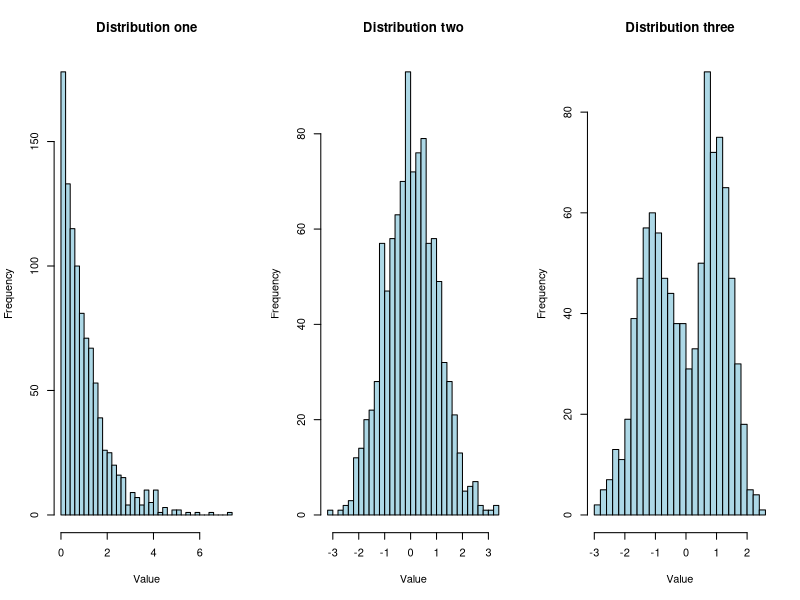
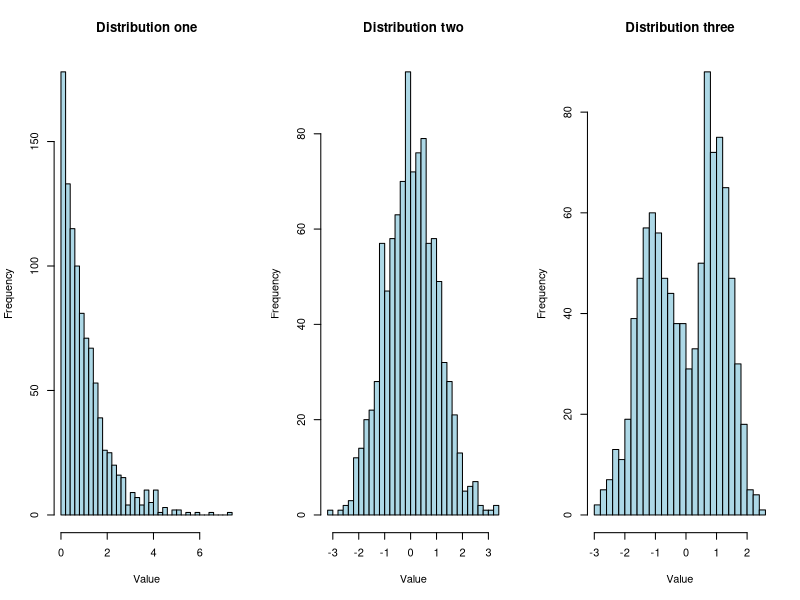
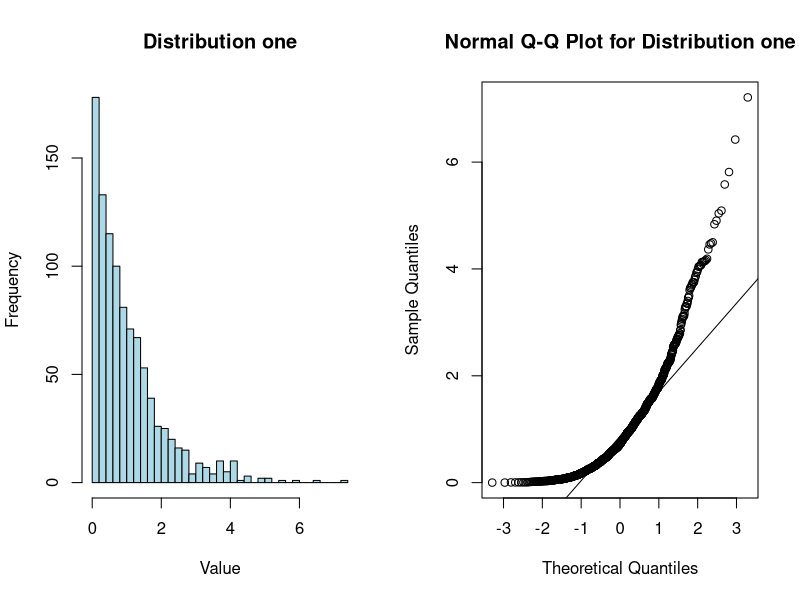
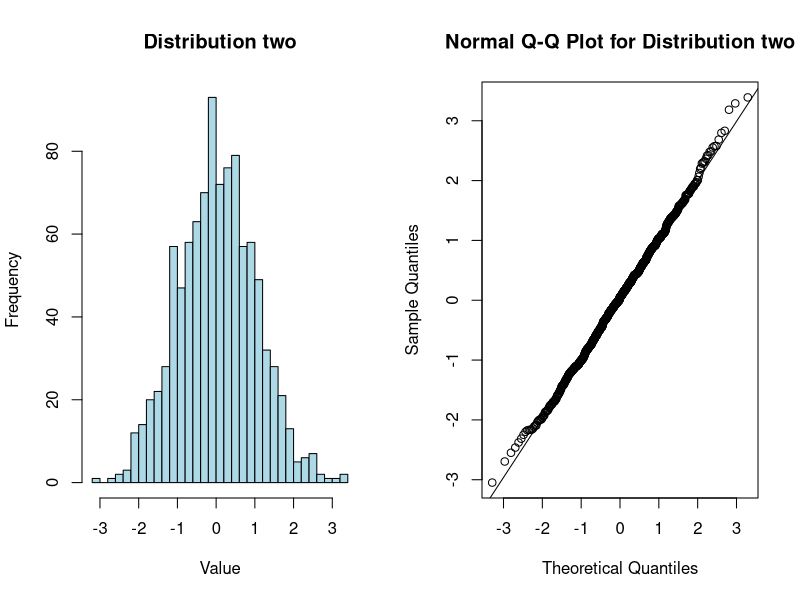
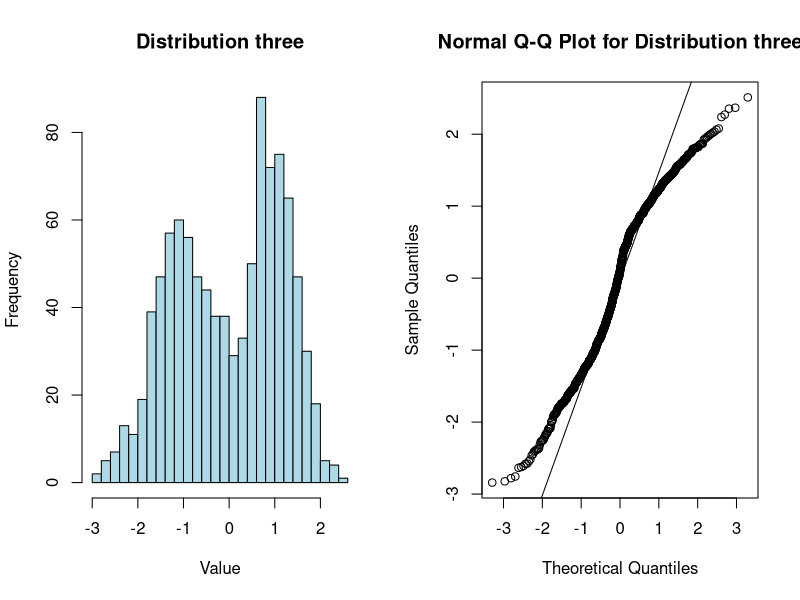
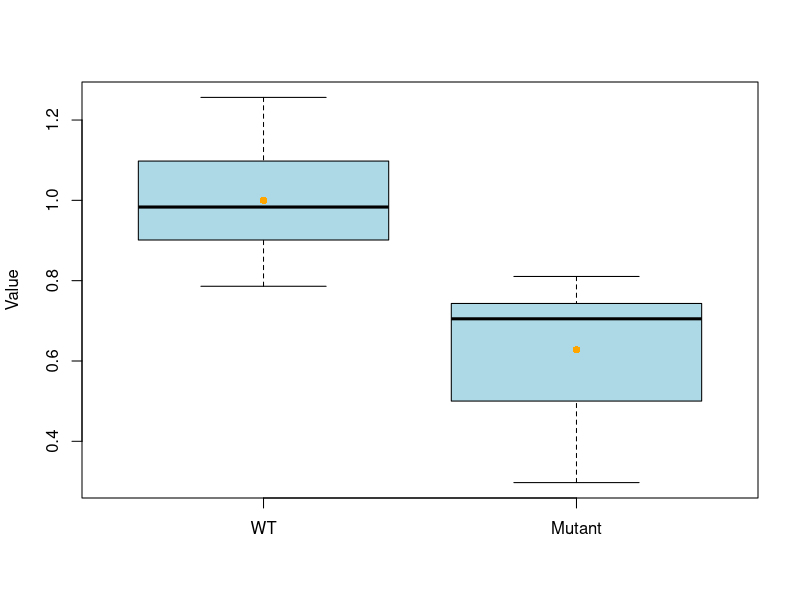
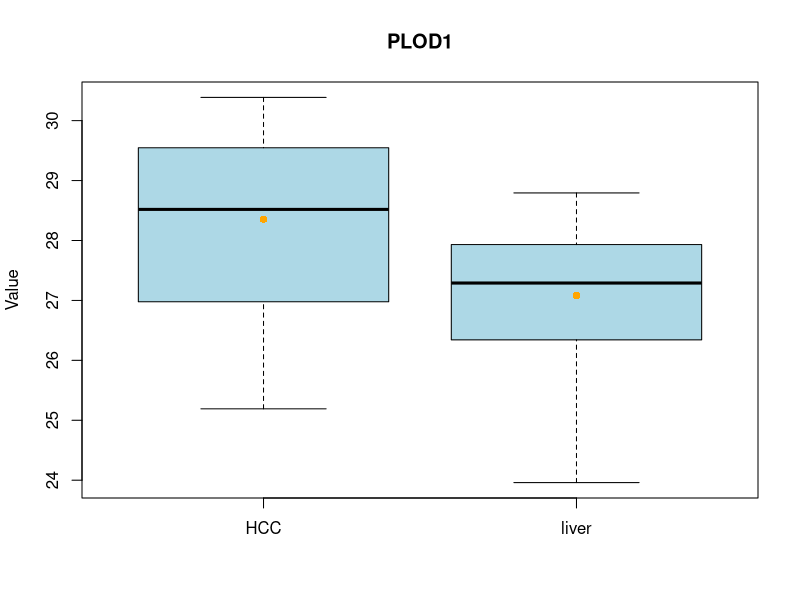
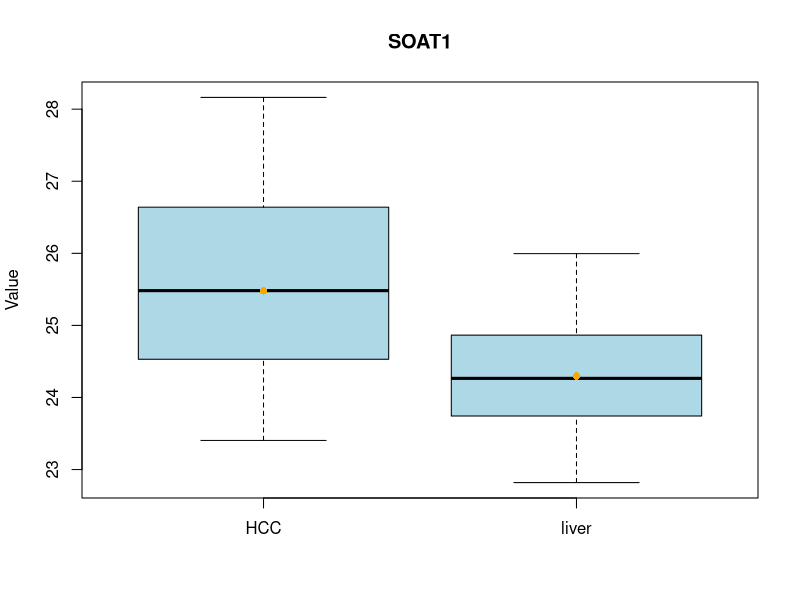

Write R code to recreate these figures, in order.
## ---- chunk 1
library(knitr)

options(width = 300)
# options(encoding = 'UTF-8')
knitr::opts_chunk$set(
  fig.width = 7, fig.height = 5, 
  fig.path = 'figures/adjustment_',
  fig.align = "center", 
  size = "tiny", 
  echo = TRUE, 
  eval = TRUE, 
  warning = FALSE, 
  message = FALSE, 
  results = TRUE, 
  comment = "")

options(scipen = 12) ## Max number of digits for non-scientific notation
# knitr::asis_output("\\footnotesize")

## ---- chunk 2
# Set seed for reproducibility
set.seed(123)

# Generate three different distributions of equal sizes (n=1000)
distr_one <- rexp(n = 1000)
distr_two <- rnorm(n = 1000, mean = 0, sd = 1) 
distr_three <- c(rnorm(n = 500, mean = -1, sd = 0.7), rnorm(n = 500, mean = 1, sd = 0.5))

#plot the distributions
par(mfrow = c(1, 3)) # one line, three columns
hist(distr_one, col = "lightblue", breaks = 30, main="Distribution one",xlab="Value")  # Histogram with 30 bins
hist(distr_two, col = "lightblue", breaks = 30, main="Distribution two",xlab="Value")  # Histogram with 30 bins
hist(distr_three, col = "lightblue", breaks = 30, main="Distribution three",xlab="Value")  # Histogram with 30 bins

## ---- chunk 3
#plot the distributions
par(mfrow = c(1, 3)) # one line, three columns
hist(distr_one, col = "lightblue", breaks = 30, main="Distribution one",xlab="Value")  # Histogram with 30 bins
hist(distr_two, col = "lightblue", breaks = 30, main="Distribution two",xlab="Value")  # Histogram with 30 bins
hist(distr_three, col = "lightblue", breaks = 30, main="Distribution three",xlab="Value")  # Histogram with 30 bins

## ---- chunk 4

#plot the distributions
par(mfrow = c(1, 2)) # one line, two columns
hist(distr_one, col = "lightblue", breaks = 30, main="Distribution one",xlab="Value")  # Histogram with 30 bins
qqnorm(distr_one, main = "Normal Q-Q Plot for Distribution one")
qqline(distr_one)
## ---- chunk 5

#plot the distributions
par(mfrow = c(1, 2)) # one line, two columns
hist(distr_two, col = "lightblue", breaks = 30, main="Distribution two",xlab="Value")  # Histogram with 30 bins
qqnorm(distr_two, main = "Normal Q-Q Plot for Distribution two")
qqline(distr_two)
## ---- chunk 6

#plot the distributions
par(mfrow = c(1, 2)) # one line, two columns
hist(distr_three, col = "lightblue", breaks = 30, main="Distribution three",xlab="Value")  # Histogram with 30 bins
qqnorm(distr_three, main = "Normal Q-Q Plot for Distribution three")
qqline(distr_three)
par(mfrow=c(1,1))
## ---- chunk 7

# Perform Shapiro-Wilk test on each distribution
shapiro_test_one <- shapiro.test(distr_one)
shapiro_test_two <- shapiro.test(distr_two)
shapiro_test_three <- shapiro.test(distr_three)

# Print results
print("Shapiro-Wilk Test Results:")
print(paste("Distribution one - W =", round(shapiro_test_one$statistic, 3), ", p-value =", round(shapiro_test_one$p.value, 3)))
print(paste("Distribution two - W =", round(shapiro_test_two$statistic, 3), ", p-value =", round(shapiro_test_two$p.value, 3)))
print(paste("Distribution three - W =", round(shapiro_test_three$statistic, 3), ", p-value =", round(shapiro_test_three$p.value, 3)))

## ---- chunk 8
par(mfrow=c(1,1))
# luciferase signals (wild-type allele)
wt <- c(0.786, 1.0978, 1.2563, 0.9746, 0.893, 0.9922, 0.9013, 1.1021, 1.0441, 0.9524)

# luciferase signals (mutant allele)
mutant <- c(0.4099, 0.2972, 0.7156, 0.8035, 0.7348, 0.8104, 0.5002, 0.6945, 0.7432, 0.5712)

boxplot(wt, mutant, col = "lightblue", names = c("WT", "Mutant"), ylab = "Value")
# Add the mean as an orange plot
points(c(1, 2), c(mean(wt), mean(mutant)), pch = 16, col = "orange")

## Run two Shapiro test for the WT and mutant samples, respectively
shapiro.test(wt)
shapiro.test(mutant)

## ---- chunk 9
par(mfrow=c(1,1))
# Abundance of PLOD1 in HCC samples
PLOD1_HCC <- c(26.25333435, 29.19924481, 26.70833057, 29.24807639, 28.62644876, 29.93297676, 28.962677, 26.37716286, 27.30033692, 28.22379816, 29.0607743, 26.94882241, 28.24703517, 25.68821829,
30.14892047, 28.47707367, 29.83000369, 29.56230893, 29.54710625, 29.09164167, 29.47583756, 28.51878352, 28.07902792, 26.94078136, 30.35625976, 25.19106705, 26.77893917, 30.35352818, 26.97738283, 28.2768851, 27.33883633, 30.3876149, 29.5727533)

summary(PLOD1_HCC)

# Abundance of PLOD1 in normal liver samples
PLOD1_liver <- c(27.57513619, 26.16211746, 27.55647366, 27.79240725, 27.94547741, 26.51825826, 27.06445382, 27.13926624, 26.34189271, 27.99020976, 27.8013783, 27.1786416, 27.40145455, 25.29165187, 27.93814711, 23.96013772, 26.08925908, 28.34193512, 25.5605754, 26.93370848, 26.62268393, 28.39856268, 28.4563845, 28.07352241, 28.79361695, 25.35393614, 27.6505466, 27.51186483, 26.59434374, 26.45029253, 26.22740178, 27.93185032, 27.74374587, 26.34121408)

summary(PLOD1_liver)

boxplot(PLOD1_HCC, PLOD1_liver, col = "lightblue", names = c("HCC", "liver"), ylab = "Value", main="PLOD1")
#Add the mean as an orange plot
points(c(1, 2), c(mean(PLOD1_HCC), mean(PLOD1_liver)), pch = 16, col = "orange")

## Run two Shapiro test for the WT and mutant samples, respectively
cat("PLOD1, HCC samples")
shapiro.test(PLOD1_HCC)

cat("PLOD1, liver samples")
print(shapiro.test(PLOD1_liver))

# Abundance of SOAT1 in HCC samples
SOAT1_HCC <- c(23.65534554,25.98333218,24.99614968,24.69317299,24.4096991,25.78366731,24.041347,23.40418631,25.88103347,28.16317378,26.64030761,26.42582416,24.17417108,25.79446624,26.82893002,25.48222302,27.76458513,27.0581698,26.70252972,24.5709744,23.49081563,24.93107256,24.65889005,24.53023153,26.91786572)

summary(SOAT1_HCC)

# Abundance of SOAT1 in normal liver samples
SOAT1_liver <- c(23.58083912,23.74293684,24.42322929,24.15383217,23.33087641,24.30917823,23.29530035,25.54886705,23.01808062,25.52722141,24.3938827,24.20232175,24.98567902,22.8192303,25.24945145,24.43593472,25.99580475,23.94055735,24.865094,24.49118274,24.22169803,24.03640841)

summary(SOAT1_liver)

boxplot(SOAT1_HCC, SOAT1_liver, col = "lightblue", names = c("HCC", "liver"), ylab = "Value", main="SOAT1")
#Add the mean as an orange plot
points(c(1, 2), c(mean(SOAT1_HCC), mean(SOAT1_liver)), pch = 16, col = "orange")


## Run two Shapiro test for the WT and mutant samples, respectively
qqnorm(SOAT1_HCC)
grid()
qqline(SOAT1_HCC)
cat("SOAT1, HCC samples")
shapiro.test(SOAT1_HCC)

qqnorm(SOAT1_liver)
grid()
qqline(SOAT1_liver)
cat("SOAT1, liver samples")
print(shapiro.test(SOAT1_liver))


## ---- chunk 10

# create a vector containing 11 data points
x <- c(-2.2146999,-1.3356286,-0.9356286,-0.6264538,-0.2553884,0.2836433,0.6874291,0.9383247,1.5117812,1.9952808,2.4146999)

# Display summary statistics
summary(x)

# All points will share the same x-position in the plot
xpos <- rep(1, length(x))

# Plot the data points 
plot(
  xpos, x,
  xaxt = "n", xlab = "",
  ylab = "Value",
  pch = 19,
  ylim = c(-2.6,2.6),
  col = "lightblue"
)
